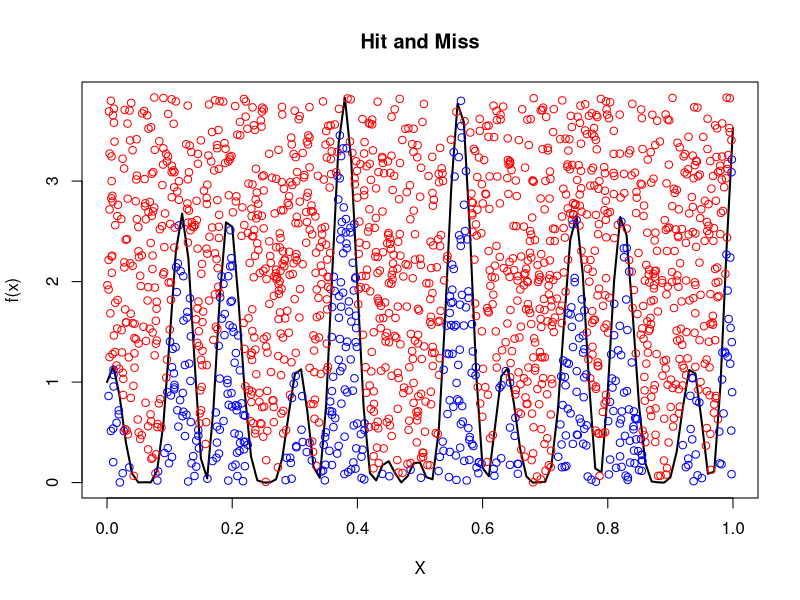
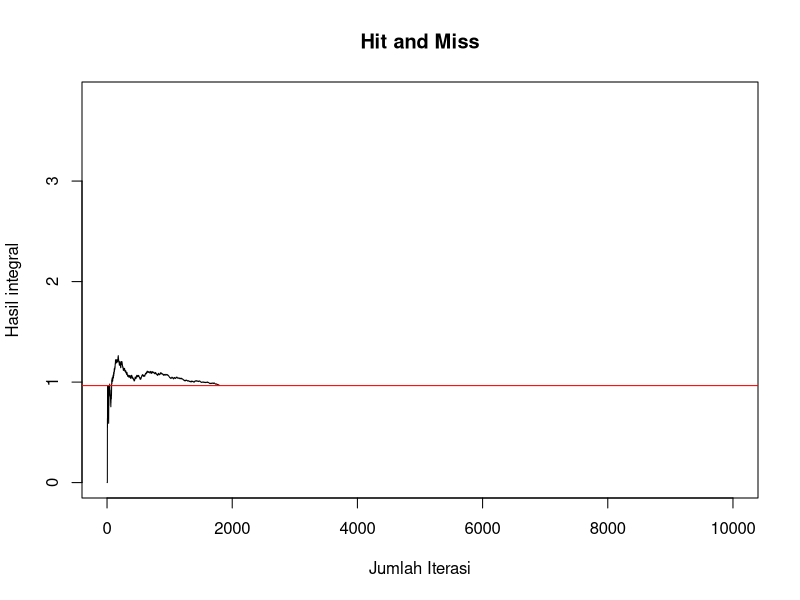
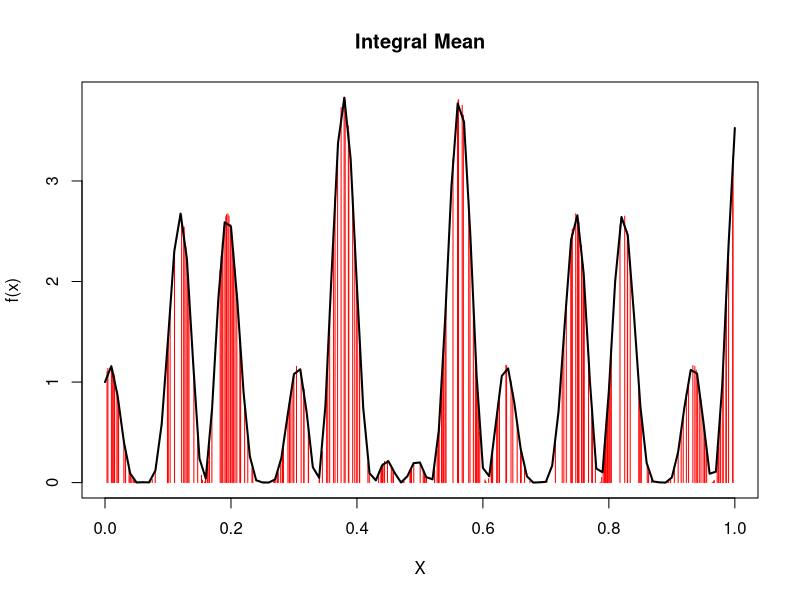
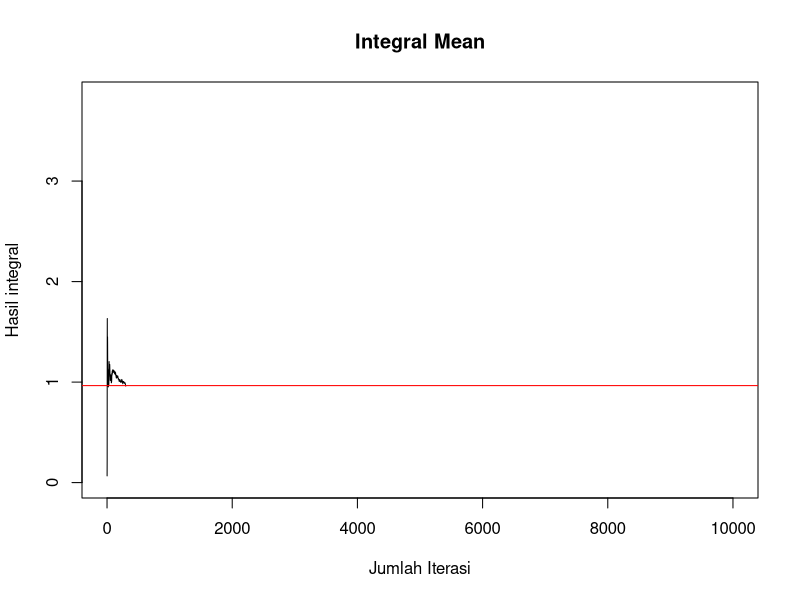
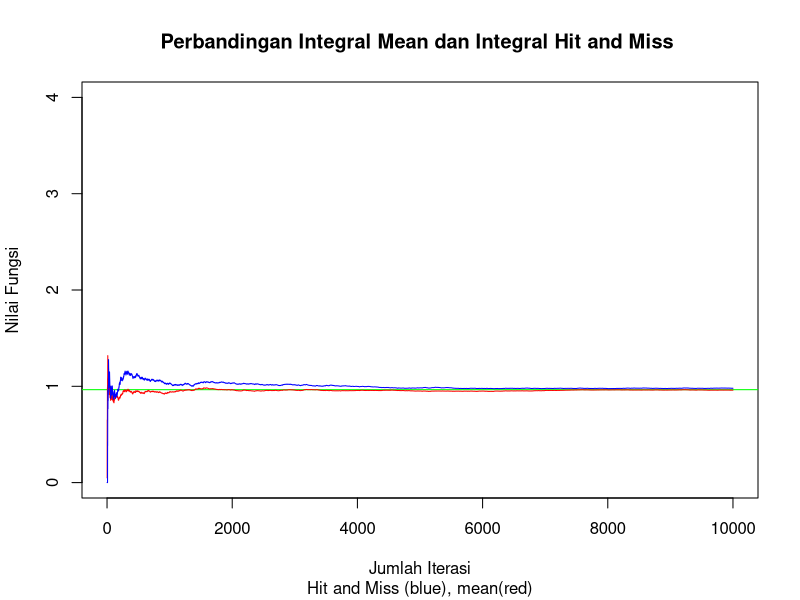
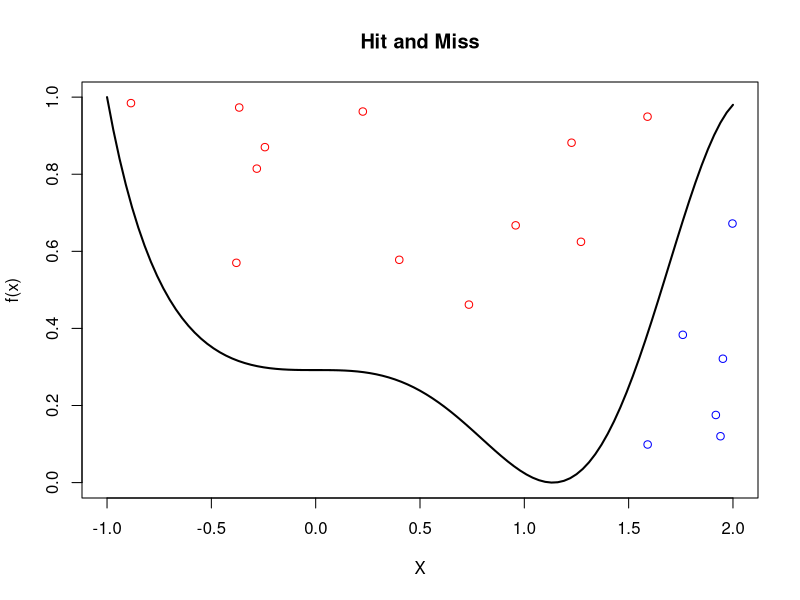
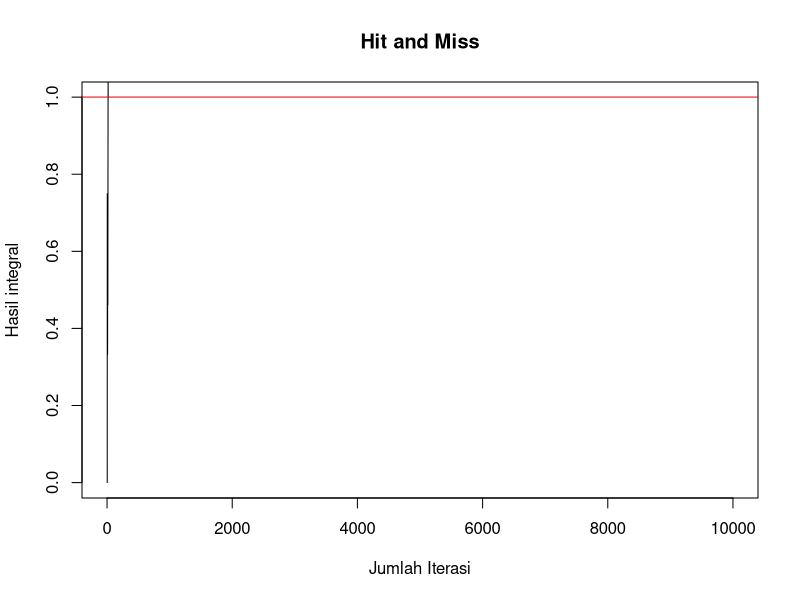
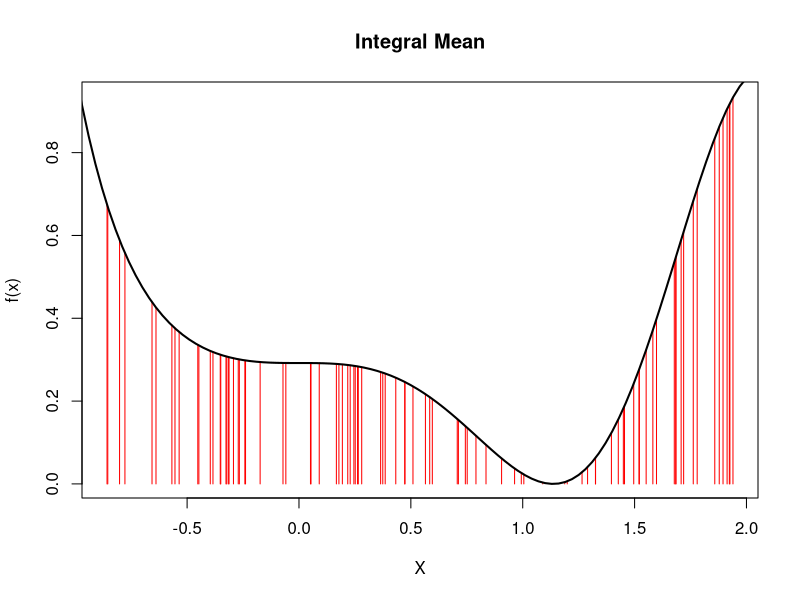

Write R code to recreate these figures, in order.
## ---- chunk 1
knitr::opts_chunk$set(echo = TRUE)
## ---- chunk 2
IntegralHitMiss <- function(func,a,b,n,tol=NULL) {
  INT<-integrate(func,a,b)
  true <-INT$value
  batas <- max(func(runif(n,a,b)))
  #par(mfrow=c(2,1))
  plot(c(a,b),c(0,batas),main = "Hit and Miss",type = "n", xlab = "X", ylab = "f(x)")
  curve(func,a,b,col= "black", lwd=2, add = T )
  jml <- 0
  hit <- 0
  result <- NULL
  for (i in 1:n) {
    x <- runif(1,a,b)
    y <- runif(1,0,batas)
    fx <- func(x)
    points(x,y,col=ifelse(abs(y) <= abs(fx) ,"blue","red"))
    jml <- jml +1
    if (abs(y) <= abs(fx)) { 
      hit <- hit + 1
    }
    result[i]<-abs(b-a)*abs(batas-0)*hit/jml
    
    if (!is.null(tol)){
      if(abs(true-result[i])<tol){
        ket <- "Batas Toleransi dalam Perulangan"
        break
      } else{
        ket <- "Batas Toleransi diluar Perulangan"
      }
      
    }else{
      ket <- "Tanpa batas toleransi"
    }
    
  }
  plot(c(0,n),c(0,batas), type="n" ,main = "Hit and Miss",xlab = "Jumlah Iterasi", ylab = "Hasil integral")
  lines(result, col="black")
  abline(h= true, col="red")
  cat("True Value =",true)
  cat("\nIntegral Pendekatan Hit and Miss")
  cat("\nHasil Integral = ",result[jml])
  cat("\nJumlah Perulangan =",jml)
  cat("\nToleransi=",tol)
  cat("\nKeterangan=",ket)
  return()
}
## ---- chunk 3
IntegralMean <- function(func,a,b,n,tol=NULL) {
  INT<-integrate(func,a,b)
  true <-INT$value
  batas <- max(func(runif(n,a,b)))
  jml <- 0
  fxx <- 0
  hasil <- NULL
  p <- NULL
  q <- NULL
  for (i in 1:n) {
    x <- runif(1,a,b)
    y <- runif(1,0,batas)
    fx <- func(x)
    jml <- jml +1
    fxx <- fxx + fx
    p[i] <- x
    q[i] <- fx
    hasil[i] <- abs(b-a)*fxx/jml
    
    if (!is.null(tol)){
      if(abs(true-hasil[i])<tol){
        ket <- "Batas Toleransi dalam Perulangan"
        break
      } else{
        ket <- "Batas Toleransi diluar Perulangan"
      }
      
    }else{
      ket <- "Tanpa batas toleransi"
    }
  }
  plot(p,q,col="red",type = "h",main = "Integral Mean", xlab = "X", ylab = "f(x)")
  curve(func,a,b,col= "black", lwd=2, add = T )
  plot(c(0,n),c(0,batas), type="n",main = "Integral Mean",xlab = "Jumlah Iterasi", ylab = "Hasil integral")
  lines(hasil, col="black")
  abline(h= true, col="red")
  cat("Integral Pendekatan Mean")
  cat("\nHasil Integral = ",hasil[jml])
  cat("\nJumlah Perulangan =",jml)
  cat("\nToleransi=",tol)
  cat("\nKeterangan=",ket)
  return()
}
## ---- chunk 4
Perbandingaintegral <- function(f,a,b,n=1000) {
  batas <- max(f(runif(n,a,b)))
  sumy <- 0
  ys <- 0
  hit <- 0
  hasil <- NULL
  result <- NULL
  aa<-integrate(f,a,b)
  batas2 <- ceiling(batas)
  for (i in 1:n) {
    a1 <- runif(1,a,b)
    b1 <- runif(1,0,batas)
    y <- f(a1)
    ys <- ys + y
    sumy <- sumy + 1 
    hasil[i] <- abs(b-a)*ys/sumy 
    if (abs(b1) <= abs(y)) { 
      hit <- hit + 1
    }
    result[i] <- abs(b-a)*abs(batas-0)*hit/sumy
  }
  plot(NULL,xlim = c(0,n),ylim = c(0,batas2) ,main = "Perbandingan Integral Mean dan Integral Hit and Miss ",sub = "Hit and Miss (blue), mean(red)",type="n", xlab = "Jumlah Iterasi", ylab = "Nilai Fungsi")
  abline(h= aa$value, col="green")
  lines(hasil, col="red")
  lines(result, col="blue")
  cat("Perbandingan Integral Secara Umum")
  cat("\nhasil pendekatan plot = ",result[n])
  cat("\nhasil pendekatan mean =",hasil[n])
  return()
}
## ---- chunk 5
fungsi1 <- function(x,y=NULL,z=NULL) {
  y <- (cos(50*x) + sin(20*x))^2
  return(y)
}
## ---- chunk 6
IntegralHitMiss(fungsi1,0,1,10000,0.001)
IntegralMean(fungsi1,0,1,10000,0.001)
Perbandingaintegral(fungsi1,0,1,10000)
## ---- chunk 7
fungsi2 <- function(x,y=NULL,z=NULL) {
  y <- cos(sqrt(x^3 +1))^2
  return(y)
}
## ---- chunk 8
IntegralHitMiss(fungsi2,-1,2,10000,0.001)
IntegralMean(fungsi2,-1,2,10000,0.001)
Perbandingaintegral(fungsi2,-1,2,10000)
## ---- chunk 9
fungsi4 <- function(x,y=NULL,z=NULL) {
  y <- exp(-2*abs(x-5))
  return(y)
}
## ---- chunk 10
IntegralHitMiss(fungsi4,0,10,10000,0.001)
IntegralMean(fungsi4,0,10,10000,0.001)
Perbandingaintegral(fungsi4,0,10,10000)
## ---- chunk 11
fungsi3 <- function(x,y=NULL,z=NULL) {
  y <- exp(-x^2/2*y)/((x^2*z)+1)
  return(y)
}
## ---- chunk 12
a3 <- integrate(Vectorize(function(x){
  integrate(Vectorize(function(y){
    integrate(function(z){exp(-x^2/2*y)/((x^2*z)+1)},0,1)$value
  }),0.5,1)$value
}),-2,2)
true3 <- a3$value
## ---- chunk 13
Perbandingaintegral3 <- function(func,a,b,c,d,e,f,n=10000) {
  batas <- true3
  sumy <- 0
  ys <- 0
  hit <- 0
  hasil <- NULL
  result <- NULL
  batas2 <- ceiling(batas)
  c1 <- runif(n,a,b)
  c2 <- runif(n,c,d)
  c3 <- runif(n,e,f)
  fxmax <-max(func(c1,c2,c3))
  fxmin <-min(func(c1,c2,c3))
  for (i in 1:n) {
    a1 <- runif(1,a,b)
    a2 <- runif(1,c,d)
    a3 <- runif(1,e,f)
    y <- func(a1,a2,a3)
    ys <- ys + y
    sumy <- sumy + 1 
    hasil[i] <- abs(b-a)*abs(d-c)*abs(f-e)*ys/sumy
  } 
  t <- NULL
  sumsum <- 0
  for (i in 1:n) {
    node1 <- runif(1,fxmin,fxmax)
    node2 <- runif(1,fxmin,fxmax)
    node3 <- runif(1,fxmin,fxmax)
    t <- func(node1,node2,node3)
    if (abs(node1) <= abs(t)&& abs(node2)<=abs(t)&&abs(node3)<=abs(t)) { 
      hit <- hit + 1
    }
    sumsum <- sumsum +1
    result[i] <- hit/sumsum*abs(b-a)*abs(d-c)*abs(f-e)*(fxmax-fxmin)
    
  }
  plot(NULL,xlim = c(0,n),ylim = c(0,batas2) ,main = "Perbandingan Integral Mean dan Integral Hit and Miss ",sub = "Hit and Miss (blue), mean(red)",type="n", xlab = "Jumlah Iterasi", ylab = "Nilai Fungsi")
  abline(h= true3, col="green")
  lines(hasil, col="red")
  lines(result, col="blue")
  cat("Perbandingan Integral lipat tiga")
  cat("\nTrue Value=",true3)
  cat("\nhasil pendekatan plot = ",result[n])
  cat("\nhasil pendekatan mean =",hasil[n])
  return()
}
## ---- chunk 14
Perbandingaintegral3(fungsi3,-2,2,0.5,1,0,1,10000)
